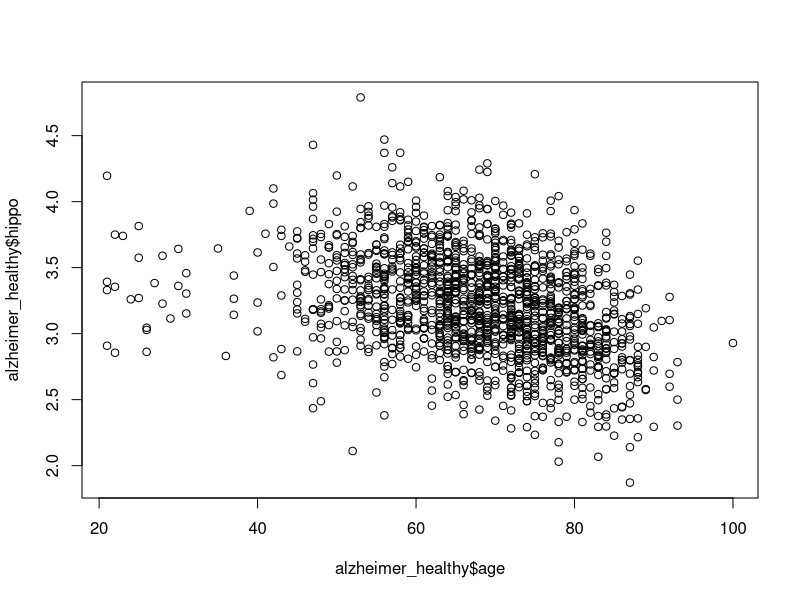

Write the R code that produced this figure.
## ---- chunk 1
#| echo: true
#| code-fold: true
library(ggplot2)
library(tidyverse)
## ---- chunk 2
#| echo: true
#| code-fold: true

# read data
alzheimer_data <- read.csv('data/alzheimer_data.csv') %>% 
  select(id, diagnosis, age, educ, female, height, weight, lhippo, rhippo) %>% 
  mutate(diagnosis = as.factor(diagnosis), female = as.factor(female))


alzheimer_healthy <- read.csv('data/alzheimer_data.csv') %>% 
  select(id, diagnosis, age, educ, female, height, weight, lhippo, rhippo) %>% 
  mutate(diagnosis = as.factor(diagnosis), female = as.factor(female)) %>% filter(diagnosis==0)

dim(alzheimer_data)
dim(alzheimer_healthy)
## ---- chunk 3
#| echo: true
#| code-fold: true
t.test(alzheimer_healthy$lhippo, mu=3)

## ---- chunk 4
#| echo: true
#| code-fold: true
t.test(alzheimer_healthy$lhippo[alzheimer_healthy$female==0], alzheimer_healthy$lhippo[alzheimer_healthy$female==1])

t.test(alzheimer_healthy$lhippo ~ alzheimer_healthy$female)

## ---- chunk 5
#| echo: true
#| code-fold: true
t.test(alzheimer_data$rhippo, alzheimer_data$lhippo, paired = T)
t.test(alzheimer_data$rhippo- alzheimer_data$lhippo)
## ---- chunk 6
#| echo: true
#| code-fold: true
alzheimer_healthy$hippo = (alzheimer_healthy$lhippo+alzheimer_healthy$rhippo)/2
plot(alzheimer_healthy$age, alzheimer_healthy$hippo); abline(0,1)
## ---- chunk 7
#| echo: true
#| code-fold: true
cor.test(alzheimer_healthy$age, alzheimer_healthy$hippo)
## ---- chunk 8
#| echo: true
#| code-fold: true
#alternatively, we can use linear regression
summary(lm(alzheimer_healthy$hippo ~ alzheimer_healthy$age))
